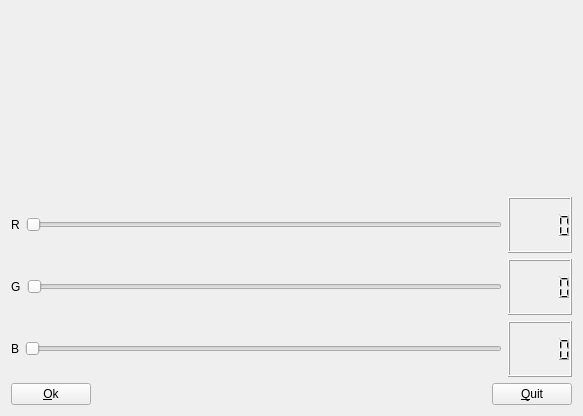
<?xml version="1.0" encoding="UTF-8"?>
<ui version="4.0">
 <class>MyForm</class>
 <widget class="QWidget" name="MyForm">
  <property name="geometry">
   <rect>
    <x>0</x>
    <y>0</y>
    <width>583</width>
    <height>416</height>
   </rect>
  </property>
  <property name="windowTitle">
   <string>Form</string>
  </property>
  <layout class="QVBoxLayout" name="verticalLayout_3">
   <item>
    <widget class="MW" name="widget" native="true"/>
   </item>
   <item>
    <layout class="QVBoxLayout" name="verticalLayout">
     <item>
      <layout class="QHBoxLayout" name="horizontalLayout">
       <item>
        <widget class="QLabel" name="label">
         <property name="text">
          <string>R</string>
         </property>
        </widget>
       </item>
       <item>
        <widget class="QSlider" name="horizontalSlider">
         <property name="maximum">
          <number>255</number>
         </property>
         <property name="orientation">
          <enum>Qt::Horizontal</enum>
         </property>
        </widget>
       </item>
       <item>
        <widget class="QLCDNumber" name="lcdNumber"/>
       </item>
      </layout>
     </item>
     <item>
      <layout class="QHBoxLayout" name="horizontalLayout_2">
       <item>
        <widget class="QLabel" name="label_2">
         <property name="text">
          <string>G</string>
         </property>
        </widget>
       </item>
       <item>
        <widget class="QSlider" name="horizontalSlider_2">
         <property name="maximum">
          <number>255</number>
         </property>
         <property name="orientation">
          <enum>Qt::Horizontal</enum>
         </property>
        </widget>
       </item>
       <item>
        <widget class="QLCDNumber" name="lcdNumber_2"/>
       </item>
      </layout>
     </item>
     <item>
      <layout class="QHBoxLayout" name="horizontalLayout_3">
       <item>
        <widget class="QLabel" name="label_3">
         <property name="text">
          <string>B</string>
         </property>
        </widget>
       </item>
       <item>
        <widget class="QSlider" name="horizontalSlider_3">
         <property name="maximum">
          <number>255</number>
         </property>
         <property name="orientation">
          <enum>Qt::Horizontal</enum>
         </property>
        </widget>
       </item>
       <item>
        <widget class="QLCDNumber" name="lcdNumber_3"/>
       </item>
      </layout>
     </item>
    </layout>
   </item>
   <item>
    <layout class="QHBoxLayout" name="horizontalLayout_4">
     <item>
      <widget class="QPushButton" name="pushButton_2">
       <property name="text">
        <string>&amp;Ok</string>
       </property>
      </widget>
     </item>
     <item>
      <spacer name="horizontalSpacer">
       <property name="orientation">
        <enum>Qt::Horizontal</enum>
       </property>
       <property name="sizeHint" stdset="0">
        <size>
         <width>78</width>
         <height>20</height>
        </size>
       </property>
      </spacer>
     </item>
     <item>
      <widget class="QPushButton" name="pushButton">
       <property name="text">
        <string>&amp;Quit</string>
       </property>
      </widget>
     </item>
    </layout>
   </item>
  </layout>
 </widget>
 <customwidgets>
  <customwidget>
   <class>MW</class>
   <extends>QWidget</extends>
   <header>MW.h</header>
   <container>1</container>
   <slots>
    <slot>RC(int)</slot>
    <slot>GC(int)</slot>
    <slot>BC(int)</slot>
    <slot>SET()</slot>
   </slots>
  </customwidget>
 </customwidgets>
 <resources/>
 <connections>
  <connection>
   <sender>horizontalSlider_3</sender>
   <signal>valueChanged(int)</signal>
   <receiver>lcdNumber_3</receiver>
   <slot>display(int)</slot>
   <hints>
    <hint type="sourcelabel">
     <x>99</x>
     <y>374</y>
    </hint>
    <hint type="destinationlabel">
     <x>164</x>
     <y>373</y>
    </hint>
   </hints>
  </connection>
  <connection>
   <sender>horizontalSlider_2</sender>
   <signal>valueChanged(int)</signal>
   <receiver>lcdNumber_2</receiver>
   <slot>display(int)</slot>
   <hints>
    <hint type="sourcelabel">
     <x>81</x>
     <y>345</y>
    </hint>
    <hint type="destinationlabel">
     <x>149</x>
     <y>336</y>
    </hint>
   </hints>
  </connection>
  <connection>
   <sender>horizontalSlider</sender>
   <signal>valueChanged(int)</signal>
   <receiver>lcdNumber</receiver>
   <slot>display(int)</slot>
   <hints>
    <hint type="sourcelabel">
     <x>95</x>
     <y>306</y>
    </hint>
    <hint type="destinationlabel">
     <x>151</x>
     <y>311</y>
    </hint>
   </hints>
  </connection>
  <connection>
   <sender>horizontalSlider</sender>
   <signal>valueChanged(int)</signal>
   <receiver>widget</receiver>
   <slot>RC(int)</slot>
   <hints>
    <hint type="sourcelabel">
     <x>79</x>
     <y>309</y>
    </hint>
    <hint type="destinationlabel">
     <x>49</x>
     <y>157</y>
    </hint>
   </hints>
  </connection>
  <connection>
   <sender>horizontalSlider_2</sender>
   <signal>valueChanged(int)</signal>
   <receiver>widget</receiver>
   <slot>GC(int)</slot>
   <hints>
    <hint type="sourcelabel">
     <x>102</x>
     <y>340</y>
    </hint>
    <hint type="destinationlabel">
     <x>164</x>
     <y>153</y>
    </hint>
   </hints>
  </connection>
  <connection>
   <sender>horizontalSlider_3</sender>
   <signal>valueChanged(int)</signal>
   <receiver>widget</receiver>
   <slot>BC(int)</slot>
   <hints>
    <hint type="sourcelabel">
     <x>99</x>
     <y>376</y>
    </hint>
    <hint type="destinationlabel">
     <x>322</x>
     <y>183</y>
    </hint>
   </hints>
  </connection>
  <connection>
   <sender>pushButton</sender>
   <signal>clicked()</signal>
   <receiver>MyForm</receiver>
   <slot>close()</slot>
   <hints>
    <hint type="sourcelabel">
     <x>494</x>
     <y>359</y>
    </hint>
    <hint type="destinationlabel">
     <x>491</x>
     <y>279</y>
    </hint>
   </hints>
  </connection>
  <connection>
   <sender>pushButton_2</sender>
   <signal>clicked()</signal>
   <receiver>widget</receiver>
   <slot>SET()</slot>
   <hints>
    <hint type="sourcelabel">
     <x>352</x>
     <y>358</y>
    </hint>
    <hint type="destinationlabel">
     <x>372</x>
     <y>162</y>
    </hint>
   </hints>
  </connection>
 </connections>
</ui>
